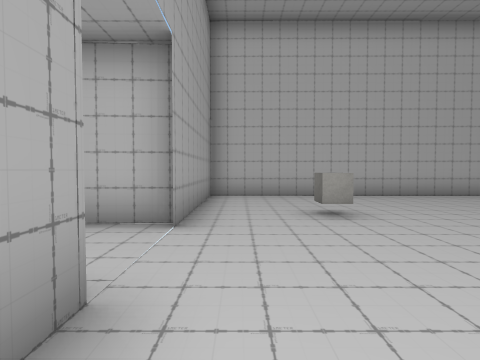
View 1 (above)

21 first-person views from a walk through a scene from a Unity 3-D project. The camera is 1.5 m above the floor, tilts 2° down and sees 80° across. The floor is counted in squares, 2 m on a side. Each view is taken from the middle of a square. On the plan, view 1 faces up. The plan holds only what a view shows up to about 10 squares ahead; the rest is blank. The player is left out. Some surface patterns are stand-ins.

View 2
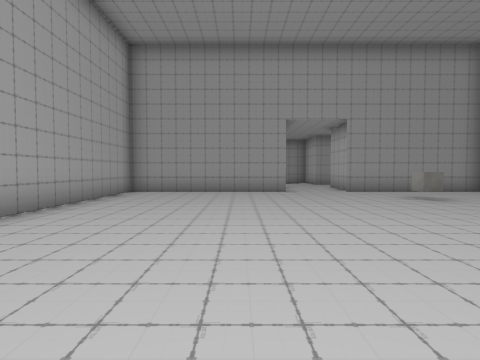

View 3
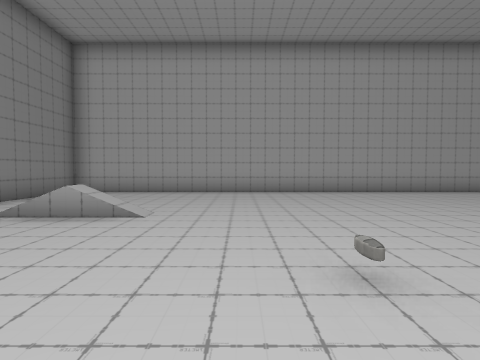

View 4
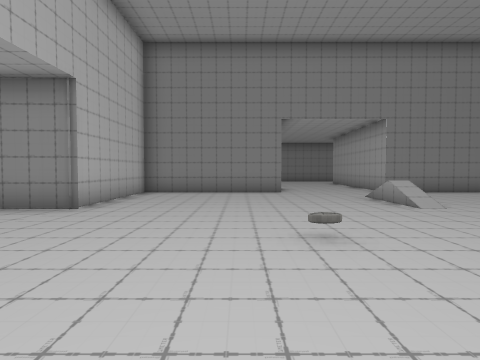

View 5
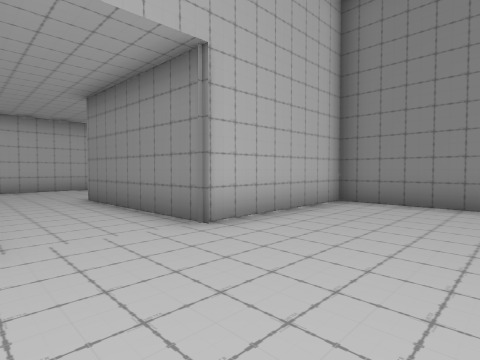

View 6
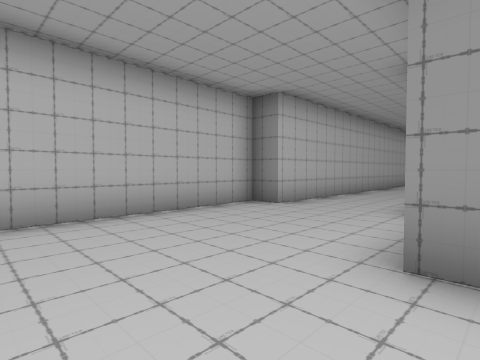

View 7
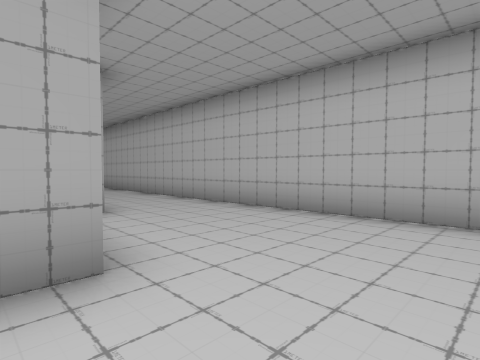

View 8
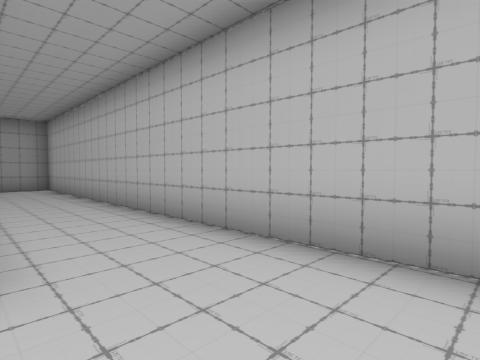

View 9
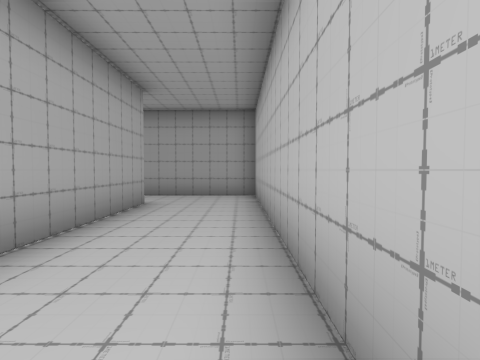

View 10
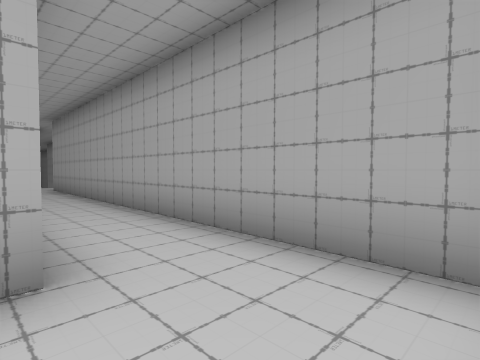

View 11
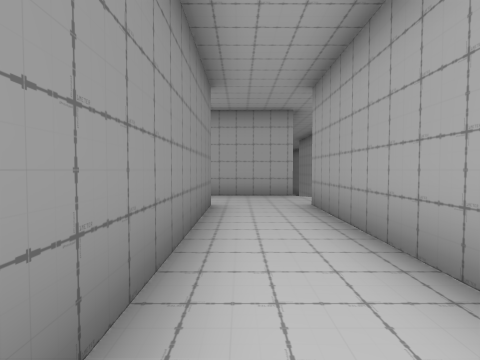

View 12
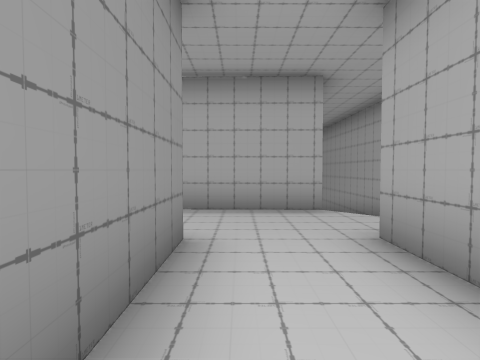

View 13
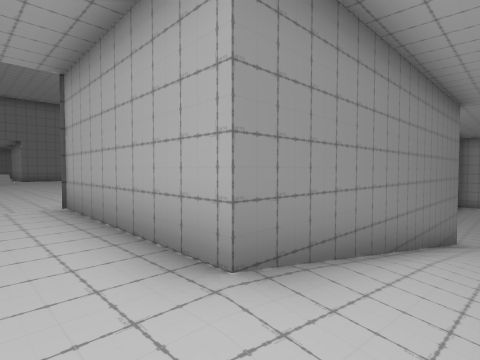

View 14
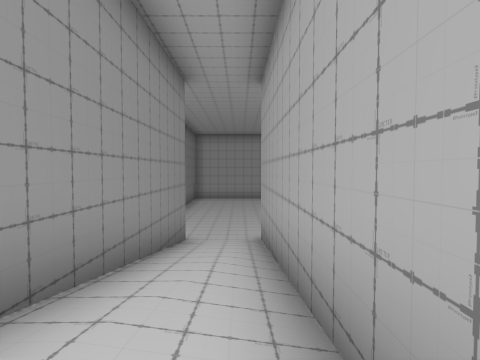

View 15
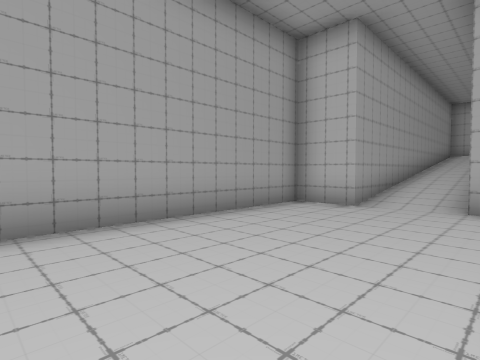

View 16
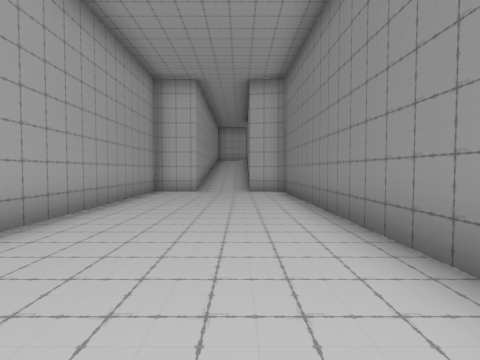

View 17
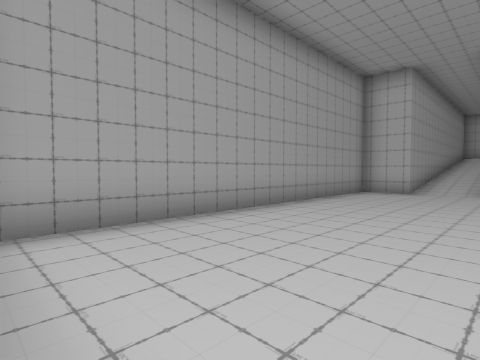

View 18
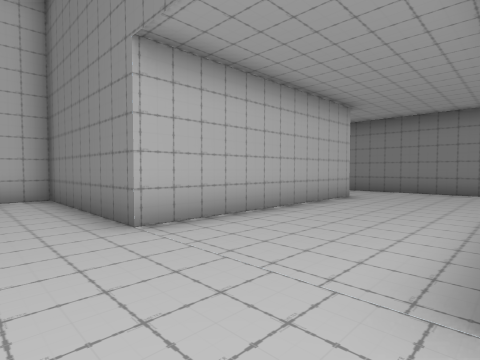

View 19
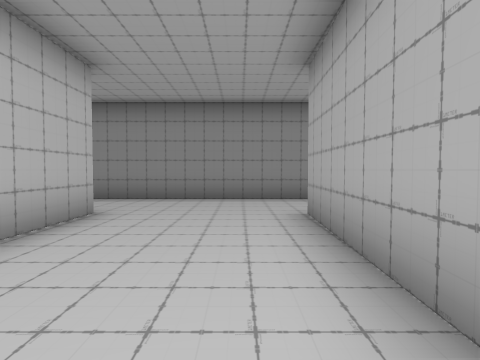

View 20
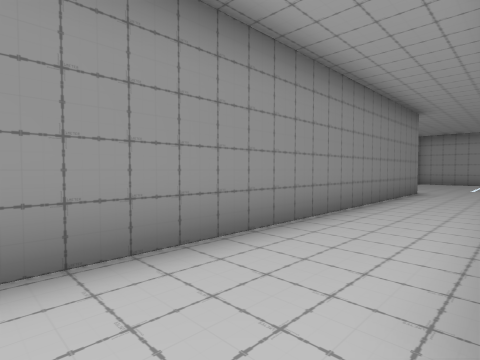

View 21
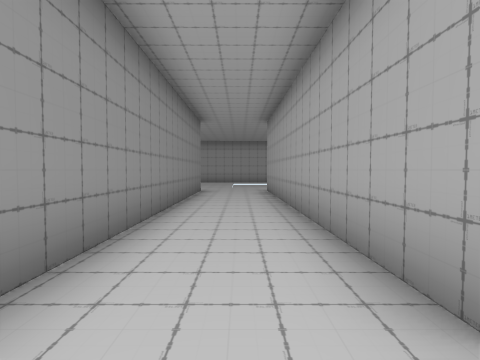

### Floor plan
Key: @ floor where view 1 was taken; # wall or solid block; . main floor; - floor 2.75 m lower than the main floor; / step, stairs or slope; C cube.
Columns run from 9 left of view 1 to 24 right of it. Each row starts with its distance up from view 1.
 17    #####################
 16    #...................#####
 15    #........................
 14    #.......................
 13    #..#      # ........
 12    #..          #...#
 11    #..            ..#
 10    #..           ...#
  9    #..# #########...#####
  8    #..# #...............#
  7    #..# #...............#
  6    #..# #...............#
  5    #..# #.C.............#       .#
  4    #..###...............#######..#
  3   /..............................#
  2   //.............................#
  1   //#####...........///..........#
  0  #//#   #@..............######...#
 -1  #//#   #...............#     #..#
 -2  #//#   #...............#     #..#
 -3  #//#   #...............#     #..#
 -4  #//#   #################     #..#
 -5  #//#                         #..#
 -6  #//#                         #..#
 -7 ##--##                        #..#
 -8 #----#                        #..#
 -9 #----#                        #..#
-10 #----#                         ..
-11 #----#                         ..
-12 #----#
-13 #----#
-14 #----#
-15 #----#
-16 #----
-17 #----

Positions as (right, up) in squares from view 1, and headings:
1: (0, 0), facing up
2: (9, 0), facing left
3: (9, 6), facing down
4: (5, 5), facing right
5: (8, 5), facing up-right
6: (8, 12), facing up-right
7: (10, 12), facing up-left
8: (7, 14), facing up-left
9: (3, 16), facing left
10: (-3, 16), facing down-left
11: (-4, 10), facing down
12: (-4, 7), facing down
13: (-7, 3), facing down-right
14: (-7, 0), facing down
15: (-5, -13), facing up-left
16: (-6, -17), facing up
17: (-5, -17), facing up-left
18: (13, 0), facing up-right
19: (16, 1), facing right
20: (21, 1), facing down-right
21: (22, 1), facing down
